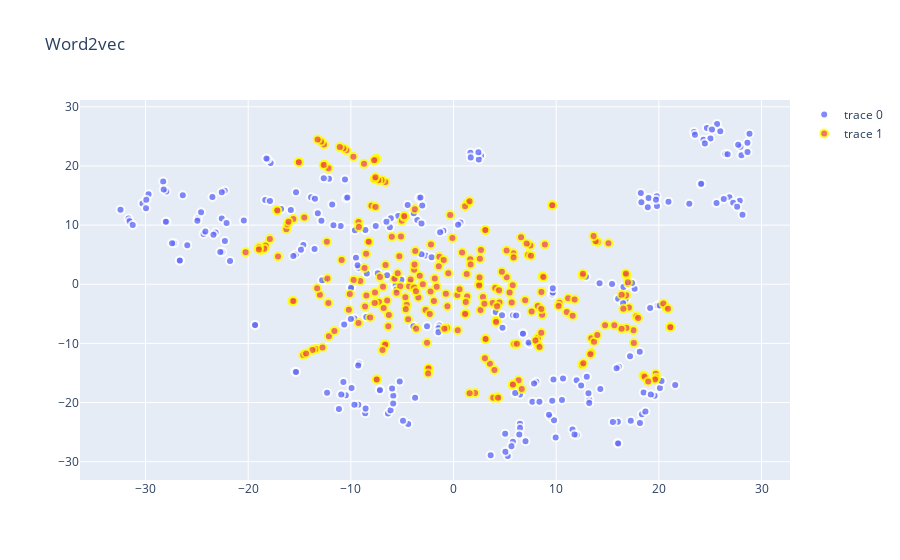

Notebook cell for this chart:
### Code cell
trace = go.Scatter(
    x = transformed_vectors[:250,0],
    y = transformed_vectors[:250,1],
    text = model.index2word[:250],
    mode = 'markers',
    showlegend = True,
    marker = dict(
        size = 8,
        colorscale ='Jet',
        showscale = False,
        line = dict(
            width = 2,
            color = 'rgb(255, 255, 255)'
        ),
        opacity = 0.8
    )
)

trace1 = go.Scatter(
    x = transformed_vectors2[:250,0],
    y = transformed_vectors2[:250,1],
    text = model2.index2word[:250],
    mode = 'markers',
    showlegend = True,
    marker = dict(
        size = 8,
        colorscale ='Jet',
        showscale = False,
        line = dict(
            width = 2,
            color = 'rgb(255, 255, 0)'
        ),
        opacity = 0.8
    )
)
data = [trace, trace1]

layout = dict(title = "Word2vec",
              hovermode= 'closest',
              yaxis = dict(zeroline = False),
              xaxis = dict(zeroline = False),
              showlegend= True
             )

fig = dict(data=data, layout=layout)
py.iplot(fig, filename='styled-scatter')

### Figure 1 — Plotly figure (JSON) as saved in the notebook; plotly's stock layout.template omitted (floating-point values rounded to 4 significant figures; data arrays with more than 128 entries replaced by an {"elided": "..."} marker saying what was removed)
{"data": [{"marker": {"colorscale": [[0, "rgb(0,0,131)"], [0.2, "rgb(0,60,170)"], [0.4, "rgb(5,255,255)"], [0.6, "rgb(255,255,0)"], [0.8, "rgb(250,0,0)"], [1, "rgb(128,0,0)"]], "line": {"color": "rgb(255, 255, 255)", "width": 2}, "opacity": 0.8, "showscale": false, "size": 8}, "mode": "markers", "showlegend": true, "text": {"elided": "250 str values"}, "type": "scatter", "x": {"elided": "250 float values"}, "y": {"elided": "250 float values"}}, {"marker": {"colorscale": [[0, "rgb(0,0,131)"], [0.2, "rgb(0,60,170)"], [0.4, "rgb(5,255,255)"], [0.6, "rgb(255,255,0)"], [0.8, "rgb(250,0,0)"], [1, "rgb(128,0,0)"]], "line": {"color": "rgb(255, 255, 0)", "width": 2}, "opacity": 0.8, "showscale": false, "size": 8}, "mode": "markers", "showlegend": true, "text": {"elided": "250 str values"}, "type": "scatter", "x": {"elided": "250 float values"}, "y": {"elided": "250 float values"}}], "layout": {"hovermode": "closest", "showlegend": true, "title": {"text": "Word2vec"}, "xaxis": {"zeroline": false}, "yaxis": {"zeroline": false}}}
